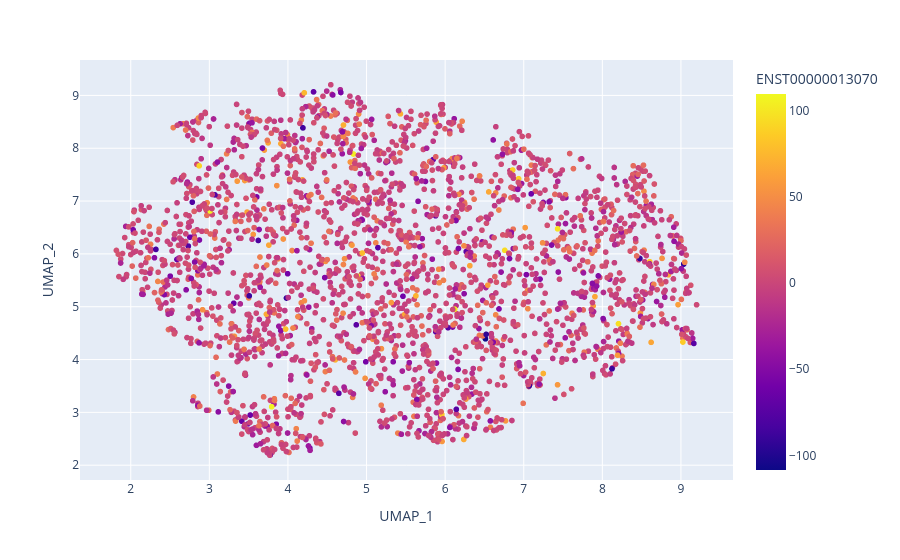
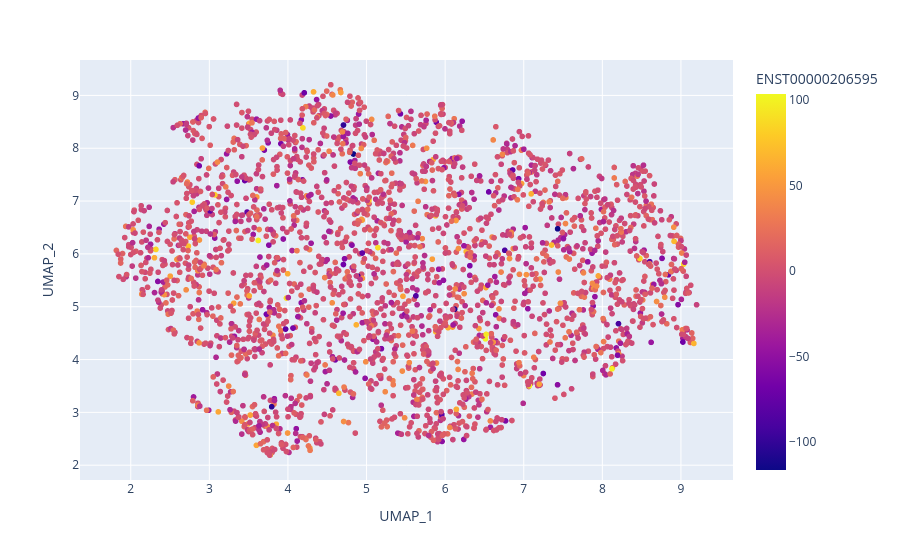
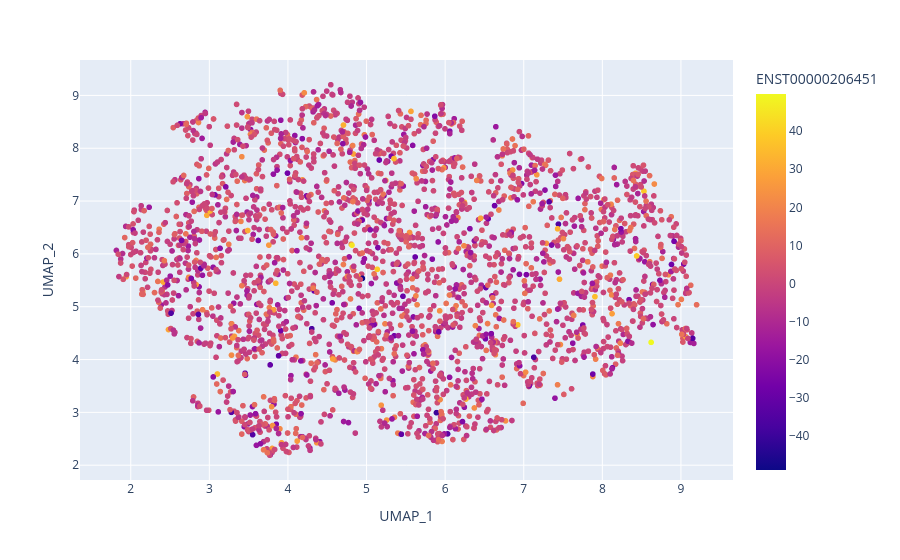

Notebook cell for these charts, in order:
### Code cell
for col in l2_contrib_df.index.tolist()[:3]:
    fig = px.scatter(embedding_df, x='UMAP_1', y='UMAP_2', 
                    color=col)
    fig.show()

### Figure 1 — Plotly figure (JSON) as saved in the notebook; plotly's stock layout.template omitted (floating-point values rounded to 4 significant figures; data arrays with more than 128 entries replaced by an {"elided": "..."} marker saying what was removed)
{"data": [{"hovertemplate": "UMAP_1=%{x}<br>UMAP_2=%{y}<br>ENST00000013070=%{marker.color}<extra></extra>", "legendgroup": "", "marker": {"color": {"elided": "2548 float values"}, "coloraxis": "coloraxis", "symbol": "circle"}, "mode": "markers", "name": "", "showlegend": false, "type": "scattergl", "x": {"elided": "2548 float values"}, "xaxis": "x", "y": {"elided": "2548 float values"}, "yaxis": "y"}], "layout": {"coloraxis": {"colorbar": {"title": {"text": "ENST00000013070"}}, "colorscale": [[0, "#0d0887"], [0.1111, "#46039f"], [0.2222, "#7201a8"], [0.3333, "#9c179e"], [0.4444, "#bd3786"], [0.5556, "#d8576b"], [0.6667, "#ed7953"], [0.7778, "#fb9f3a"], [0.8889, "#fdca26"], [1, "#f0f921"]]}, "legend": {"tracegroupgap": 0}, "margin": {"t": 60}, "xaxis": {"anchor": "y", "domain": [0, 1], "title": {"text": "UMAP_1"}}, "yaxis": {"anchor": "x", "domain": [0, 1], "title": {"text": "UMAP_2"}}}}

### Figure 2 — Plotly figure (JSON) as saved in the notebook; plotly's stock layout.template omitted (floating-point values rounded to 4 significant figures; data arrays with more than 128 entries replaced by an {"elided": "..."} marker saying what was removed)
{"data": [{"hovertemplate": "UMAP_1=%{x}<br>UMAP_2=%{y}<br>ENST00000206595=%{marker.color}<extra></extra>", "legendgroup": "", "marker": {"color": {"elided": "2548 float values"}, "coloraxis": "coloraxis", "symbol": "circle"}, "mode": "markers", "name": "", "showlegend": false, "type": "scattergl", "x": {"elided": "2548 float values"}, "xaxis": "x", "y": {"elided": "2548 float values"}, "yaxis": "y"}], "layout": {"coloraxis": {"colorbar": {"title": {"text": "ENST00000206595"}}, "colorscale": [[0, "#0d0887"], [0.1111, "#46039f"], [0.2222, "#7201a8"], [0.3333, "#9c179e"], [0.4444, "#bd3786"], [0.5556, "#d8576b"], [0.6667, "#ed7953"], [0.7778, "#fb9f3a"], [0.8889, "#fdca26"], [1, "#f0f921"]]}, "legend": {"tracegroupgap": 0}, "margin": {"t": 60}, "xaxis": {"anchor": "y", "domain": [0, 1], "title": {"text": "UMAP_1"}}, "yaxis": {"anchor": "x", "domain": [0, 1], "title": {"text": "UMAP_2"}}}}

### Figure 3 — Plotly figure (JSON) as saved in the notebook; plotly's stock layout.template omitted (floating-point values rounded to 4 significant figures; data arrays with more than 128 entries replaced by an {"elided": "..."} marker saying what was removed)
{"data": [{"hovertemplate": "UMAP_1=%{x}<br>UMAP_2=%{y}<br>ENST00000206451=%{marker.color}<extra></extra>", "legendgroup": "", "marker": {"color": {"elided": "2548 float values"}, "coloraxis": "coloraxis", "symbol": "circle"}, "mode": "markers", "name": "", "showlegend": false, "type": "scattergl", "x": {"elided": "2548 float values"}, "xaxis": "x", "y": {"elided": "2548 float values"}, "yaxis": "y"}], "layout": {"coloraxis": {"colorbar": {"title": {"text": "ENST00000206451"}}, "colorscale": [[0, "#0d0887"], [0.1111, "#46039f"], [0.2222, "#7201a8"], [0.3333, "#9c179e"], [0.4444, "#bd3786"], [0.5556, "#d8576b"], [0.6667, "#ed7953"], [0.7778, "#fb9f3a"], [0.8889, "#fdca26"], [1, "#f0f921"]]}, "legend": {"tracegroupgap": 0}, "margin": {"t": 60}, "xaxis": {"anchor": "y", "domain": [0, 1], "title": {"text": "UMAP_1"}}, "yaxis": {"anchor": "x", "domain": [0, 1], "title": {"text": "UMAP_2"}}}}
